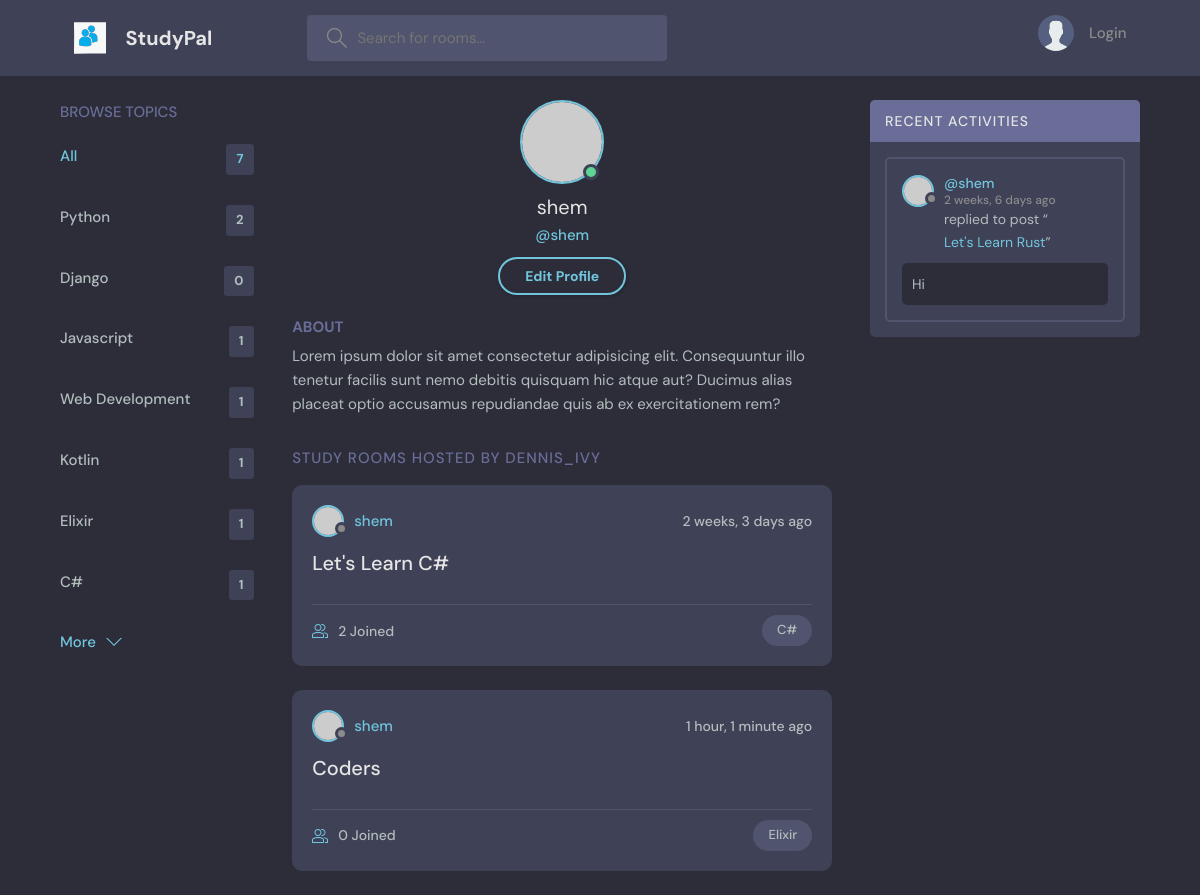
The page /profile/2 on the database its author committed.
### base/models.py (models this page shows, shortened)
class Topic(models.Model):
    name = models.CharField(max_length=200)

class Room(models.Model):
    host = models.ForeignKey(User, on_delete=models.SET_NULL, null=True)
    topic = models.ForeignKey(Topic, on_delete=models.SET_NULL, null=True)
    name = models.CharField(max_length=200)
    description = models.TextField(null = True, blank = True)
    participants = models.ManyToManyField(User, related_name='participants', blank=True)
    updated = models.DateTimeField(auto_now=True)
    created = models.DateTimeField(auto_now_add=True)
    class Meta:
        ordering = ['-updated', '-created']
    def __str__(self):
        return self.name

class Message(models.Model):
    user = models.ForeignKey(User, on_delete=models.CASCADE)
    room = models.ForeignKey(Room, on_delete=models.CASCADE)
    body = models.TextField()
    updated = models.DateTimeField(auto_now=True)
    created = models.DateTimeField(auto_now_add=True)
    class Meta:
        ordering = ['-updated', '-created'] #ordering new messages by the newest

### base/views.py (the view)
# urls.py: path('profile/<str:pk>', views.userProfile, name="user-profile"),
def userProfile(request, pk):
    user = User.objects.get(id=pk)
    rooms = user.room_set.all() # getting all the children of a specific object by using '_set.all()'
    room_messages = user.message_set.all()
    topics = Topic.objects.all() # we need to access all Topics inside of our profile component
    context = {'user': user, 'rooms': rooms, 'room_messages': room_messages, 'topics': topics}
    return render(request, 'base/profile.html', context)

### base/templates/base/profile.html
{% extends 'main.html' %}
{% block content %}
  <main class="profile-page layout layout--3">
    <div class="container">
      {% include 'base/topics_component.html' %}
      <div class="roomList">
        <div class="profile">
          <div class="profile__avatar">
            <div class="avatar avatar--large active">
              <img src="https://randomuser.me/api/portraits/men/11.jpg" />
            </div>
          </div>
          <div class="profile__info">
            <h3>{{user.username}}</h3>
            <p>@{{user.username}}</p>
            <a href="edit-user.html" class="btn btn--main btn--pill">Edit Profile</a>
          </div>
          <div class="profile__about">
            <h3>About</h3>
            <p>
              Lorem ipsum dolor sit amet consectetur adipisicing elit. Consequuntur illo tenetur
              facilis sunt nemo debitis quisquam hic atque aut? Ducimus alias placeat optio
              accusamus repudiandae quis ab ex exercitationem rem?
            </p>
          </div>
        </div>
        <div class="roomList__header">
          <div>
            <h2>Study Rooms Hosted by dennis_ivy</a>
            </h2>
          </div>
        </div>
        {% include 'base/feed_component.html' %}
      </div>
      {% include 'base/activity_component.html' %}
    </div>
  </main>
{% endblock content %}

### base/templates/base/topics_component.html
<div class="topics">
    <div class="topics__header">
      <h2>Browse Topics</h2>
    </div>
    <ul class="topics__list">
      <li>
        <a href="{% url 'home' %}" class="active">All<span>{{topics.count}}</span></a>
      </li>
      {% for topic in topics %}
      <li>
        <a href="{% url 'home' %}?q={{topic.name}}">{{topic.name}}<span>{{topic.room_set.all.count}}</span></a>
      </li>
      {% endfor %}
    </ul>
    <a class="btn btn--link" href="topics.html">
      More
      <svg version="1.1" xmlns="http://www.w3.org/2000/svg" width="32" height="32" viewBox="0 0 32 32">
        <title>chevron-down</title>
        <path d="M16 21l-13-13h-3l16 16 16-16h-3l-13 13z"></path>
      </svg>
    </a>
  </div>

### base/templates/base/feed_component.html (shortened to what this page needs)
{% for room in rooms %}
<div class="roomListRoom">
  <div class="roomListRoom__header">
    <a href="{% url 'user-profile' room.host.id %}" class="roomListRoom__author">
      <div class="avatar avatar--small">
        <img src="https://randomuser.me/api/portraits/women/11.jpg" />
      </div>
      <span>{{room.host.username}}</span>
    </a>
    <div class="roomListRoom__actions">
      <span>{{room.created|timesince}} ago</span>
    </div>
  </div>
  <div class="roomListRoom__content">
    <a href="{% url 'room' room.id %}">{{room.name}}</a>
  </div>
  <div class="roomListRoom__meta">
    <a href="{% url 'room' room.id %}" class="roomListRoom__joined">
      {{room.participants.all.count}} Joined
    </a>
    <p class="roomListRoom__topic">{{room.topic.name}}</p>
  </div>
</div>
{% endfor %}

### base/templates/base/activity_component.html (shortened to what this page needs)
<div class="activities">
    <div class="activities__header">
      <h2>Recent Activities</h2>
    </div>
    {% for message in room_messages %}
    <div class="activities__box">
      <div class="activities__boxHeader roomListRoom__header">
        <a href="{% url 'user-profile' message.user.id %}" class="roomListRoom__author">
          <div class="avatar avatar--small">
            <img src="https://randomuser.me/api/portraits/women/11.jpg" />
          </div>
          <p>
            @{{message.user}}
            <span>{{message.created|timesince}} ago</span>
          </p>
        </a>
      </div>
      <div class="activities__boxContent">
        <p>replied to post “<a href="{% url 'room' message.room.id %}">{{message.room}}</a>”</p>
        <div class="activities__boxRoomContent">
          {{message.body}}
        </div>
      </div>
    </div>
    {% endfor %}
  </div>

### rows shown on the page
Topic: name "Python", room_set.all.count "2"
Topic: name "Django", room_set.all.count "0"
Topic: name "Javascript", room_set.all.count "1"
Topic: name "Web Development", room_set.all.count "1"
Topic: name "Kotlin", room_set.all.count "1"
Topic: name "Elixir", room_set.all.count "1"
Topic: name "C#", room_set.all.count "1"
Room: host.username "shem", created "2 weeks, 3 days", name "Let's Learn C#", participants.all.count "2", topic.name "C#"
Room: host.username "shem", created "1 hour, 1 minute", name "Coders", participants.all.count "0", topic.name "Elixir"
Message: user "shem", created "2 weeks, 6 days", room "Let's Learn Rust", body "Hi"

### other values the page prints
{{ topics.count }} "7"
{{ user.username }} "shem"
